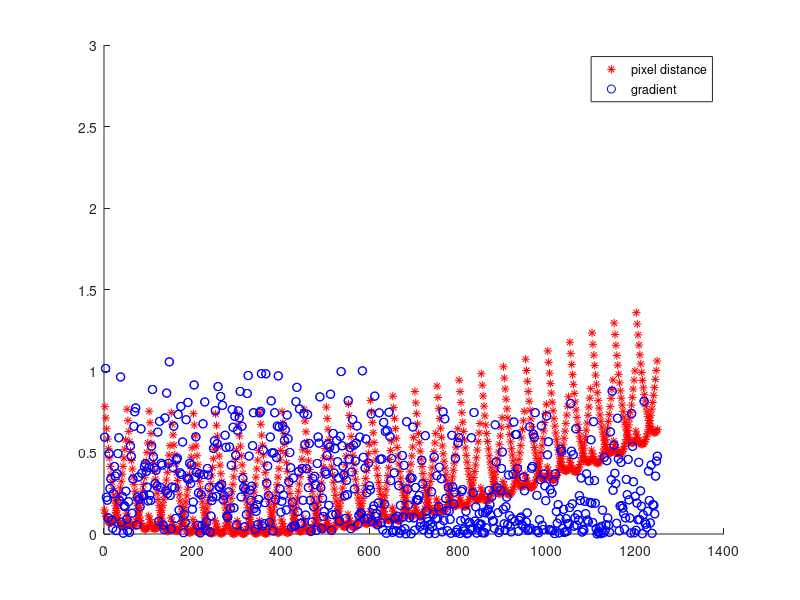
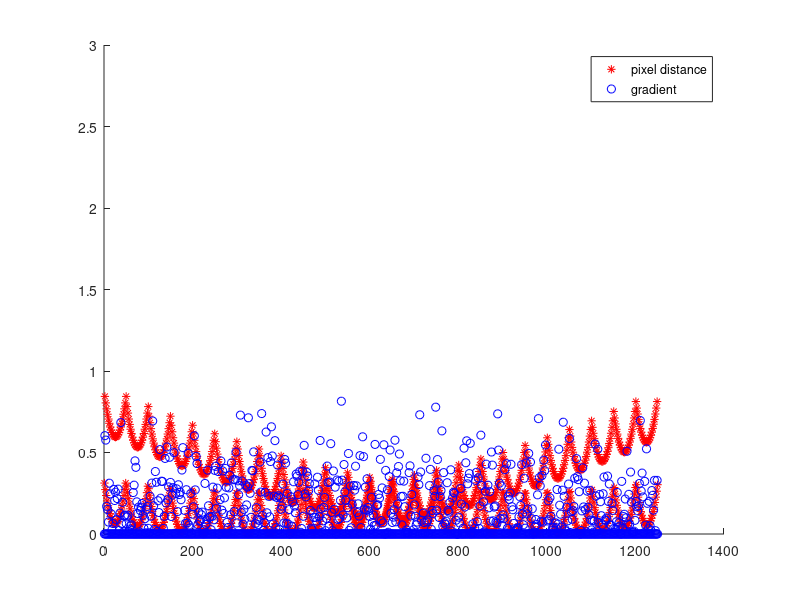
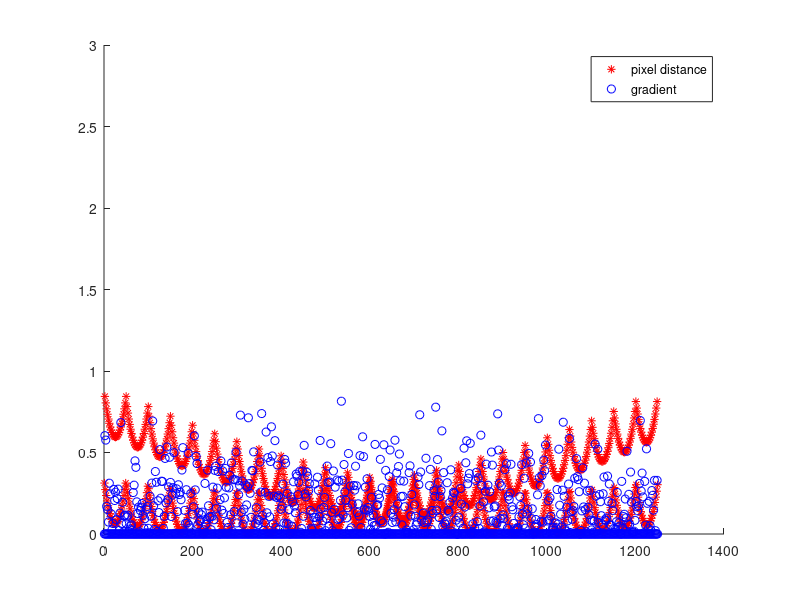
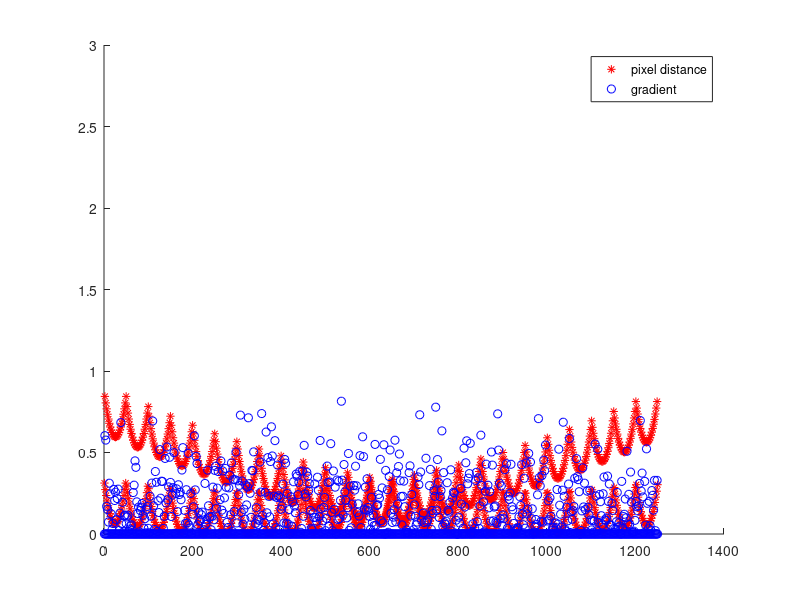

These figures' MATLAB source, in order:
clear;clc; close all;

%% Hyper parameters

w1 = 0.0001;
w2 = 1;

%% Image information

% image size
umin = 0; umax = 1;
vmin = 0; vmax = 1;

% data dimensions
nuv = 2; nrgb = 3; ng = 2;
n = 25; N = n^2;

% fake data
u = linspace(umin, umax, n);
v = linspace(vmin, vmax, n);
[uu, vv] = meshgrid(u,v);
uv = [uu(:)'; vv(:)'];

g = zeros(ng, N);
rgb = rand(nrgb, N);


%% Initialize


% initial (u, v) positions
% c = [umin, umin, 0.5*(umin + umax), umax, umax;
%     vmin, vmax, 0.5*(vmin + vmax), vmin, vmax ];

ctrue = [(umax-umin)/4, 3*(umax-umin)/4;
    (vmax - vmin)/2, (vmax - vmin)/2];


[~,nc] = size(ctrue); % number of clusters



%% Generate gradient data
Atrue = rand(ng, nrgb, nc);

err_uv_true = zeros(nc, N);
for i = 1:nc
    err_uv_true(i, :) = sum(bsxfun(@minus, uv, ctrue(:, i)).^2);
end

[~, cluster_ind_true] = min(err_uv_true);

for i = 1:nc
    rgb_i = rgb(:, cluster_ind_true == i);
    g(:,  cluster_ind_true == i) = Atrue(:, :, i)*rgb_i;
end

% initialize linear model
A = repmat(eye(ng, nrgb), 1, 1, nc);

%% Initial assignment

err_uv_0 = zeros(nc, N);
err_g_0 = zeros(nc, N);

for i = 1:nc
    
    err_uv_0(i, :) = sum(bsxfun(@minus, uv, ctrue(:, i)).^2);
    err_g_0(i, :) = sum((g - A(:,:,i)*rgb).^2);
    
end

err_tot_0 = w1 * err_uv_0 + w2 * err_g_0;

[~, cluster_ind] = min(err_tot_0);

%% k means aglorithm

ct = 1; Nmax = 10;
c = rand(nuv, nc);

while ct < Nmax
    fprintf("----------- Iteration: %f ---------- \n", ct)
    
    %%%%%%%%%%%%%%%%% Compute Error %%%%%%%%%%%%%%%%%%%%
    err_uv = zeros(nc, N);
    err_g = zeros(nc, N);
    
    for i = 1:nc
        %         cluster_mask = cluster_ind == i;
        err_uv(i, :) = sum(bsxfun(@minus, uv, c(:, i)).^2);
        err_g(i, :) = sum((g - A(:,:,i)*rgb).^2);
    end
    
    figure(ct); clf; hold on;
    plot(err_uv(:), 'r*')
    plot(err_g(:), 'bo')
    ylim([0, 3])
    legend('pixel distance', 'gradient')
    
       
    err_tot = w1 * err_uv + w2 * err_g;
    
    mean(err_tot(:));
    
    disp(c - ctrue)
    disp(A - Atrue)    
    
    %%%%%%%%%%% Assign pixels to clusters %%%%%%%%%%%%%%
    [~, cluster_ind] = min(err_tot);
    
    %%%%%%%%%%%%%% Compute new new c, A, b %%%%%%%%%%%%%%
    for i = 1:nc
        ndata = sum(cluster_ind == i);
        c(:, i) = mean(uv(:, cluster_ind_true == i), 2);
        A(:, :, i) =  ([rgb(:, cluster_ind_true == i)]'\g(:, cluster_ind_true == i)')';
    end
    
    
    ct = ct + 1;
    
    
end



